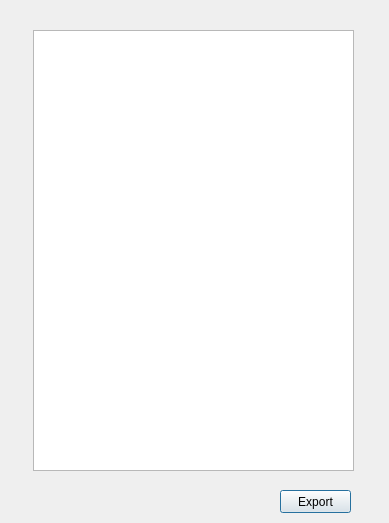
<?xml version="1.0" encoding="UTF-8"?>
<ui version="4.0">
 <class>Shoppinglist</class>
 <widget class="QDialog" name="Shoppinglist">
  <property name="geometry">
   <rect>
    <x>0</x>
    <y>0</y>
    <width>389</width>
    <height>523</height>
   </rect>
  </property>
  <property name="windowTitle">
   <string>Shopping List</string>
  </property>
  <widget class="QPushButton" name="export_button">
   <property name="geometry">
    <rect>
     <x>280</x>
     <y>490</y>
     <width>71</width>
     <height>23</height>
    </rect>
   </property>
   <property name="text">
    <string>Export</string>
   </property>
  </widget>
  <widget class="QTextEdit" name="items_textedit">
   <property name="geometry">
    <rect>
     <x>33</x>
     <y>30</y>
     <width>321</width>
     <height>441</height>
    </rect>
   </property>
   <property name="readOnly">
    <bool>true</bool>
   </property>
  </widget>
 </widget>
 <resources/>
 <connections/>
</ui>
